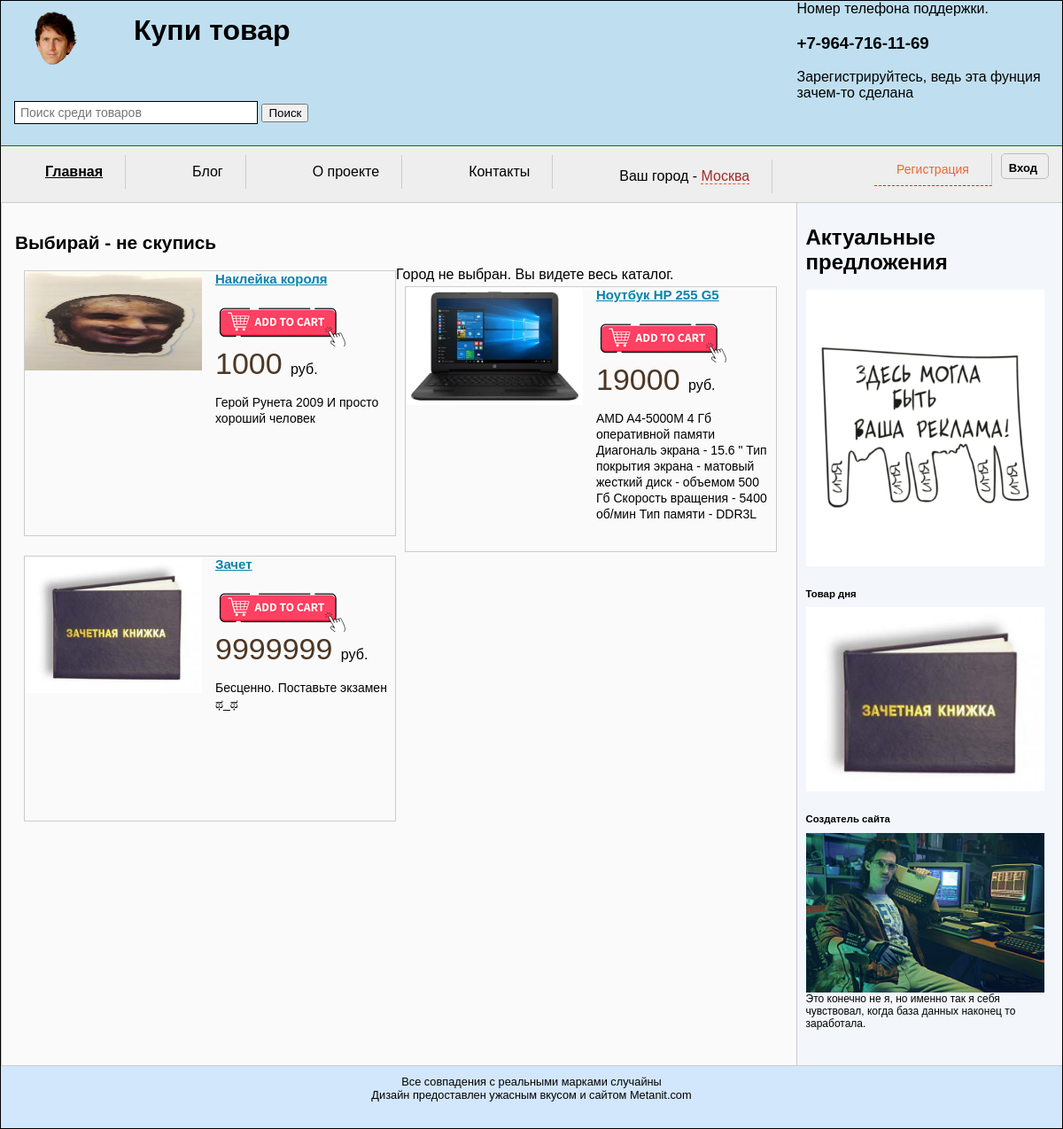
The page / on the database its author committed.
### tables this page shows
CREATE TABLE `products` (
  `products_id` int(11) NOT NULL,
  `title` varchar(255) NOT NULL,
  `price` int(11) NOT NULL,
  `brand` varchar(255) NOT NULL,
  `seo_words` text NOT NULL,
  `image` varchar(255) NOT NULL,
  `description` text NOT NULL,
  `features` text NOT NULL,
  `daretime` datetime NOT NULL,
  `new` tinyint(1) NOT NULL DEFAULT '0',
  `sale` tinyint(1) NOT NULL DEFAULT '0',
  `type_tovara` varchar(255) NOT NULL,
  `vote` int(11) NOT NULL,
  `votes` float NOT NULL,
  `Visible` tinyint(1) NOT NULL DEFAULT '0'
);

### index.php (the view, shortened to what this page needs)
    <?php
        include ("Include/HeaderLogo.php");
        ?>
<!DOCTYPE html>
<html>
    <head>
        <link href="css/reset.css" rel="stylesheet">
        <link href="css/styles.css" rel="stylesheet">
    </head>
    <body>
        <?php
        include ("Include/nav.php");
        ?>
        <div class="wrapper">
            <div id="sidebar2" class="aside">
            <ul id="block-sidebar">
                <li> <h1>Актуальные предложения </h1>
                <img src="Content/rekl.png"  alt="Смотреть не нужно - нужно покупать" >  </li>
                <li> <h2> Товар дня </h2>
                <img src="db_images/zach.jpeg"  alt="Смотреть не нужно - нужно покупать" > </li>
                <li> <h2> Создатель сайта </h2>
                <img src="Content/Hackerman.jpg"  alt="Смотреть не нужно - нужно покупать" >
                Это конечно не я, но именно так я себя чувствовал, когда база данных наконец то заработала.</li>
            </div> </li>
            <div id="article">
                <h2>Выбирай - не скупись</h2>
            <ul id="block-tovar-grid">
            <?php
              if (isset ($_COOKIE['ccity'])) {
                  $cccity=$_COOKIE['ccity'];
                $query = "SELECT * FROM products WHERE Visible='1' AND Cyti_product LIKE '%$cccity%' ";
              }
              else {
                  echo 'Город не выбран. Вы видете весь каталог.';
                $query = "SELECT * FROM products WHERE Visible='1'";
                }
                $result =mysqli_query($link,$query) or die("Ошибка " . mysqli_error($link));
                if (mysqli_num_rows($result)>0)
                {
                    $row = mysqli_fetch_array($result);
                    do {
                       if ($row["image"] !="" && file_exists("./db_images/".$row["image"]))
                        {
                            $img_path='./db_images/'.$row["image"];
                            $max_width=200;
                            $max_height=200;
                            list($width,$height)=getimagesize($img_path);
                            $ratioh =$max_height/$height;
                            $ratiow =$max_width/$width;
                            $ratio = min($ratioh,$ratiow);
                            $width=intval($ratio*$width);
                            $height = intval($ratio*$height);
                        } else {
                            $img_path="db_images/noImage.jpg";
                            $width=264;
                            $height =191;
                        }
                        echo '
                        <li>
                        <div class="block-images-grid" >
                        <img src="'.$img_path.'" width="'.$width.'" height="'.$height.'" />
                        </div>
                        <p class="style-title-grid"> <a href="view-content.php?id='.$row["products_id"].'">'.$row["title"].' </a> </p>
                        <a href="#" class="add-cart-style-grid"> </a>
                        <p class = "style-price-grid" ><strong> '.$row["price"].' </strong> руб. </p>
                        <div class ="features">
                        '.$row["features"].'
                        </div>
                        </li>
                        ';
                    }
                        while( $row = mysqli_fetch_array($result));
                }
                ?>
                 </ul>
        </div>
        </div>
        <div id="footer">
            <p>Все совпадения с реальными марками случайны</p>
            <p>Дизайн предоставлен ужасным вкусом и сайтом Metanit.com</p>
        </div>
    </body>
</html>

### Include/HeaderLogo.php (shortened to what this page needs)
<link href="css/reset.css" rel="stylesheet">
<link href="css/styles.css" rel="stylesheet">
<div id="header">
            <a href="index.php"><img id="img-logo" src="Content/Todd.png" alt="Смотреть не нужно - нужно покупать"width = 5% >  </a>
            <h1 id="logo-text">Купи товар</h1>
                    <div id="info">
            <p aling ="right"> Номер телефона поддержки. </p>
              <h3 aling="right"> +7-964-716-11-69 </h3>
              <?php
              if (empty($_COOKIE['login_us']))
               {
                  echo "Зарегистрируйтесь, ведь эта фунция зачем-то сделана";
               }
                else
                {
                  $login = $_COOKIE['login_us'];
                 echo "Денис, вставь сюда корзину что-ли ";
                }
                ?>
         </div>
        <div id="block-search">
        <form method="GET" action = "search.php?q=">
               <?php if (isset ($_GET["q"])) {
                 ?>
            <input type= "text" id="input-search" name="q" placeholder= " Поиск среди товаров" value = "<?php echo $_GET["q"] ?>"/>
            <?php  }
              else {  ?>
                <input type= "text" id="input-search" name="q" placeholder= " Поиск среди товаров">
                <?php }
              ?>
        <input type="submit" id="buttom-search" value="Поиск" />
        </div>
         </div>

### Include/nav.php (shortened to what this page needs)
      <head>
      <link href="css/reset.css" rel="stylesheet">
      <link href="css/styles.css" rel="stylesheet">
<div id="nav">
              <ul>
			<li class="active"><b><u><a href="index.php">Главная</a></u></b></li>
			<li><a href="blog.html">Блог</a></li>
			<li><a href="about.html">О проекте</a></li>
                  <li><a href="contact.html">Контакты</a></li>
                  <?php
                  if (isset ($_GET["c"])) {
                 $city=$_GET["c"];
                 setcookie("ccity", $city);
                 ?>
                    <?php  switch ($city) {
                      case "Eg":
                       ?> <p id="Zabil">  <li id="Egoryevsk">  <a href="#zatemnenie" class="Zabil"> Ваш город -  <span>  Егорьевск </span> </a> </li>
                       <?php  break;
                       case "Moscow":
                       ?> <p id="Zabil">  <li id="Egoryevsk">  <a href="#zatemnenie" class="Zabil"> Ваш город -  <span>  Москва </span> </a> </li>
                      <?php  break;
                        case "Ber":
                          ?> <p id="Zabil">  <li id="Egoryevsk">  <a href="#zatemnenie" class="Zabil"> Ваш город -  <span>  Берлин  </span> </a> </li>
                           <?php  break;
                  }
                }
                    else {
                      if (isset($_COOKIE['ccity'])) { ?>
                      <?php  switch ($_COOKIE['ccity']) {
                      case "Eg":
                       ?> <p id="Zabil">  <li id="Egoryevsk">  <a href="#zatemnenie" class="Zabil"> Ваш город -  <span>  Егорьевск </span> </a> </li>
                       <?php  break;
                       case "Moscow":
                       ?> <p id="Zabil">  <li id="Egoryevsk">  <a href="#zatemnenie" class="Zabil"> Ваш город -  <span>  Москва </span> </a> </li>
                      <?php  break;
                        case "Ber":
                          ?> <p id="Zabil">  <li id="Egoryevsk">  <a href="#zatemnenie" class="Zabil"> Ваш город -  <span>  Берлин  </span> </a> </li>
                           <?php  break;
                  }
                }
                      else {
                      $city="Москва"; ?>
                        <p id="Zabil">  <li id="Egoryevsk">  <a href="#zatemnenie" class="Zabil"> Ваш город -  <span>  Москва </span> </a> </li>
                      <?php }}
                    ?>
  </p>
              </ul>
              <?php
          if (empty($login))
          {
         echo  '<p id="reg-sing-title"aling= "right"> <a class ="top-sing" href="aut.php"> Вход </a>  <a href = "registration.php"> Регистрация </a></p>';
          }
              ?>
      </div>

### CSS/styles.css (style rules this page uses)
* { box-sizing: border-box; }
html, div, span, p, a, ul, li { margin: 0; padding: 0; border: 0; font-size: 100%; vertical-align: baseline; list-style-type: none; }
body { font-family: Verdana, Arial, sans-serif; background-color: #d2e7fc; border: 1px solid black; margin: 0 auto; }
img { max-width:100%; max-height: 500px; }
#header { background-color: #bfdff0; }
#nav { background-color: #eee; border-top: 1px solid rgb(13, 116, 0); border-bottom: 1px solid #ccc; }
#nav li { float: left; list-style: none; padding: 10px 25px; text-decoration: none; display: block; }
#nav a { display: block; color: black; padding: 10px 25px; text-decoration: none; border-right: 1px solid #ccc; }
#nav:after { content: " "; display: table; clear: both; }
#nav span { color: brown; border-bottom: 1px dashed #ff5100; }
#Egoryevsk { margin-top: 0.6%; }
.wrapper { background-color: #f3f7fb; }
.aside h2 { font-size: 0.95em; margin-top: 15px; }
.aside p, .aside li { font-size: .75em; margin-top: 10px; }
.aside li { list-style-type: none; }
#sidebar2 { float: right; width: 25%; padding: 0 20px 0 10px; }
#article { background-color: #fafafa; border-left: 1px solid #ccc; border-right: 1px solid #ccc; margin-right: 25%; padding: 15px; width: 75%; }
#article:after { clear:both; display:table; content:''; }
#article h2 { font-size: 1.3em; margin-bottom:15px; }
#article p { line-height: 150%; margin-bottom: 15px; }
#footer { border-top: 1px solid #ccc; font-size: .8em; text-align: center; padding: 10px 10px 30px 10px; }
#nav ul, #header h1, .wrapper, #footer p { max-width: 1200px; margin: 0 auto; list-style-type: none; }
.wrapper, #nav, #header, #footer { min-width: 768px; }
#info { width: 300px; margin-left: 75%; }
#img-logo { margin-top: 8px; margin-left: 30px; position: absolute; max-width: 20%; }
#logo-text { padding: 15px 150px ; position: absolute; }
#reg-sing-title { margin-top: 8px; margin-bottom: 8px; margin-right: 15px; float: right; }
#reg-sing-title a.top-sing { font:bold 13px sans-serif; text-decoration: none; background: url(../Content/Aut.png); padding-left: 8px; padding-right: 12px; padding-top: 8px; padding-bottom: 4px; border: 1px solid rgb(186, 187, 187); border-radius:5px; cursor: pointer; color: black; float: right; }
#reg-sing-title a { font:14px sans-serif; text-decoration: none; color: #EF662B; margin-left: 10px; border-bottom: 1px dashed #ff1e00; float: right; }
#block-search { width: 345px; height: 50; margin-left: 15px; }
#block-search input#input-search { width: 275px; height: 26; border: 1px solid black; font: 14px sans-serif; }
#block-tovar-grid > li { border: 1px solid rgb(204, 204, 204); width: 420px; height: 300px; float: left; margin-left: 10px; margin-top: 4px; }
.style-title-grid { margin-top: 0; margin-bottom: 0; }
.style-title-grid a { font: bold 15px sans-serif; color: #0a83ab; text-decoration: underline; }
.block-images-grid { width: auto; height: 250px; float: left; margin-right: 15px; }
.style-price-grid { font: 16px sans-serif; margin-top: 7px; }
.style-price-grid > strong { font: 34px sans-serif; color: #4d3725; }
.features { font: 14px sans-serif; }
.add-cart-style-grid { width: 155px; height: 45px; display: block; cursor: pointer; float: left; margin-top: 8px; margin-right: 10px; background: url(../Content/Card-norm2.png); }
.features { font: 14px/18px sans-serif; margin-top: 10px; }
#block-sidebar > li { margin-top: 25px; }
#Egoryevsk { margin-top: 5px; }

### rows shown on the page
products: image (picture), title "Наклейка короля", price "1000", features "Герой Рунета 2009 И просто хороший человек"
products: image (picture), title "Ноутбук HP 255 G5", price "19000", features "AMD A4-5000M 4 Гб оперативной памяти Диагональ экрана - 15.6 \" Тип покрытия экрана - матовый жесткий диск - объемом 500 Гб Скорость вращения - 5400 об/мин Тип памяти - DDR3L"
products: image (picture), title "Зачет", price "9999999", features "Бесценно. Поставьте экзамен ಥ_ಥ"
